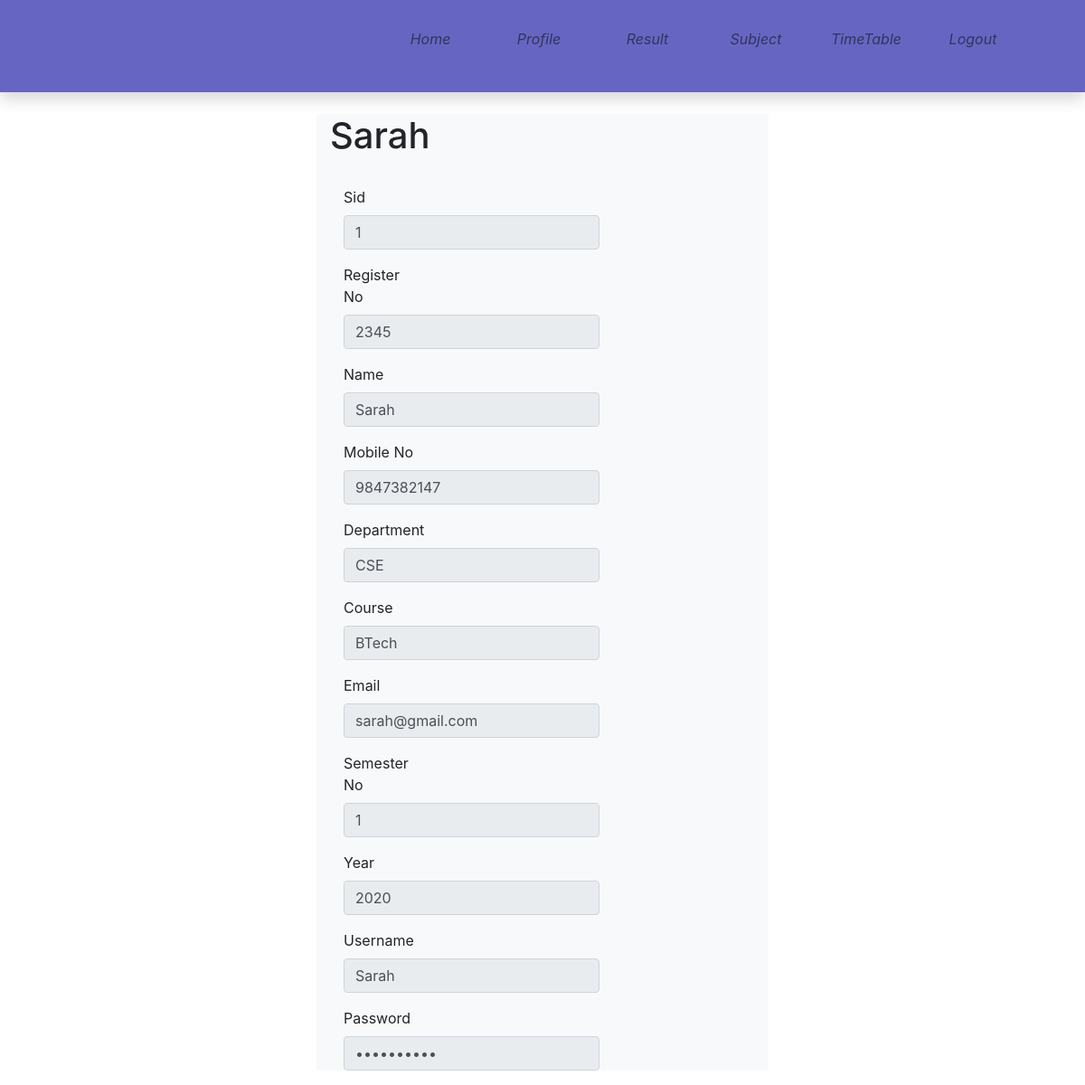
Page /view/studentprofile.php (signed in) on the committed database.
### tables this page shows
CREATE TABLE `student` (
  `Sid` int(11) NOT NULL,
  `RegisterNo` int(11) NOT NULL,
  `Name` varchar(20) NOT NULL,
  `Mobile` bigint(20) NOT NULL,
  `Department` varchar(20) NOT NULL,
  `Course` varchar(20) NOT NULL,
  `Email` varchar(30) NOT NULL,
  `SemesterNo` int(11) NOT NULL,
  `Year` int(11) NOT NULL,
  `Username` varchar(20) NOT NULL,
  `Password` varchar(20) NOT NULL
);

### model/MyModel.php (called while the page is built, shortened)
<?php
	class MyModel
	{
		function studentprofile($id)
		{
			include '../config/connection.php';
			$sql="SELECT * from student WHERE Sid='".$id."'";
			$result=(mysqli_query($conn,$sql));
			return $result;
		}
	}
?>

### controller/MyController.php (called while the page is built, shortened)
<?php
	class MyController
	{
		function Studentprofile($id)
		{
			include '../model/MyModel.php';
			$mod=new MyModel();
			$result=$mod->studentprofile($id);
			return $result;
		}
	}
?>

### view/studentprofile.php (the view, shortened to what this page needs)
<!doctype html>
 <html>
  <head>
	  <link rel ="stylesheet" href="css/bootstrap.min.css">
	  <link rel ="stylesheet" href="css/style.css">
  </head>
  <body>
	<div class="container-fliud">
        <nav class="navbar navbar-expand navbar-light topbar mb-4 static-top shadow bg-gradient-primary">
          <ul class="navbar-nav ml-auto pr-5 p-hide">
            <li class="nav-item ">
              <a class="nav-link " href="studenthome.php">
                <i class="fas fa-home"><p> Home</p></i>
              </a>
            </li>
			<li class="nav-item ">
              <a class="nav-link " href="studentprofile.php">
                <i class="fas fa-home"><p> Profile</p></i>
              </a>
            </li><li class="nav-item ">
              <a class="nav-link " href="studentresult.php">
                <i class="fas fa-home"><p>Result</p></i>
              </a>
            </li>
			<li class="nav-item ">
              <a class="nav-link " href="studentsubject.php">
                <i class="fas fa-home"><p>Subject</p></i>
              </a>
            </li>
			<li class="nav-item ">
              <a class="nav-link " href="viewtimetable.php">
                <i class="fas fa-home"><p>TimeTable</p></i>
              </a>
            </li>
			<li class="nav-item ">
              <a class="nav-link " href="login.php">
                <i class="fas fa-home"><p> Logout</p></i>
              </a>
            </li>
          </ul>
        </nav>
	</div>
	<div class="container bg-light col-5">
		<div class="form-hrizontal">
			<div class="form-group">
				<?php
					include '../controller/MyController.php';
					$obj=new MyController();
					$result=$obj->Studentprofile($_SESSION['id']);
					while($row=mysqli_fetch_assoc($result))
					{
				?>
					<h1><?php echo $row['Name'];?></h1><br>
						<div class="form-group">
                        <label  class="col-sm-3 control-label">Sid</label>
                    <div class="col-sm-8">
                        <input type="text" id="sid" class="form-control" name="sid" value="<?php echo $row['Sid'];?>" readonly>
                    </div>
                </div>
                <div class="form-group">
                    <label for="email" class="col-sm-3 control-label">Register No</label>
                    <div class="col-sm-8">
                        <input type="text" id="regno" class="form-control" name= "regno" value="<?php echo $row['RegisterNo'];?>"readonly>
                    </div>
                </div>
                <div class="form-group">
                    <label for="email" class="col-sm-3 control-label">Name</label>
                    <div class="col-sm-8">
                        <input type="text" id="name" class="form-control" name= "name" value="<?php echo $row['Name'];?>"readonly>
                    </div>
                </div>
				<div class="form-group">
                    <label for="qualification" class="col-sm-3 control-label">Mobile No</label>
                    <div class="col-sm-8">
                        <input type="text" id="mobile" class="form-control" name="mobile" value="<?php echo $row['Mobile'];?>" readonly>
                    </div>
                </div>
                <div class="form-group">
                    <label for="qualification" class="col-sm-3 control-label">Department</label>
                    <div class="col-sm-8">
                        <input type="text" id="birthDate" class="form-control" name="department" value="<?php echo $row['Department'];?>" readonly>
                    </div>
                </div>
					<div class="form-group">
                    <label for="qualification" class="col-sm-3 control-label">Course</label>
                    <div class="col-sm-8">
                        <input type="text" id="course" class="form-control" name="course" value="<?php echo $row['Course'];?>" readonly>
                    </div>
                </div>
                <div class="form-group">
                    <label for="password" class="col-sm-3 control-label">Email</label>
                    <div class="col-sm-8">
                        <input type="email" id="email" class="form-control" name="email" value="<?php echo $row['Email'];?>" readonly>
                    </div>
                </div>
                <div class="form-group">
                    <label for="phoneNumber" class="col-sm-3 control-label">Semester No</label>
                    <div class="col-sm-8">
                        <input type="text" id="semesterno" class="form-control" name="semesterno" value="<?php echo $row['SemesterNo'];?>" readonly>
                       </div>
                </div>
				<div class="form-group">
                    <label for="qualification" class="col-sm-3 control-label">Year</label>
                    <div class="col-sm-8">
                        <input type="text" id="year" class="form-control" name="year" value="<?php echo $row['Year'];?>" readonly>
                    </div>
                </div>
				<div class="form-group">
                        <label  class="col-sm-3 control-label">Username</label>
                    <div class="col-sm-8">
                        <input type="text" id="username" class="form-control" name="username" value="<?php echo $row['Username'];?>" readonly>
                    </div>
                </div>
				<div class="form-group">
                    <label for="password" class="col-sm-3 control-label">Password</label>
                    <div class="col-sm-8">
                        <input type="password" id="password" class="form-control" name="password" value="<?php echo $row['Password'];?>" readonly>
                    </div>
				<?php
					}
				?>
			</div>
		</div>
	</div>
  </body>
</html>

### view/css/style.css (style rules this page uses)
* { margin:0px; padding:0px; }
.navbar { text-align:center; background-color:rgba(0, 0, 153,0.6); }
.navbar ul { float:right; display:inline-flex; list-style-type:none; }
.navbar ul li { width:120px; padding:15px; }
.navbar ul li a { text-decoration:none; color:white; }

### rows in the picture
student: Name "Sarah", sid "1", regno "2345", name "Sarah", mobile "9847382147", department "CSE", course "BTech", email "sarah@gmail.com", semesterno "1", year "2020", username "Sarah"
